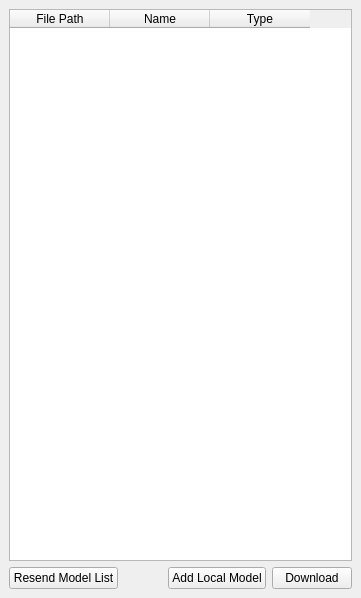
<?xml version="1.0" encoding="UTF-8"?>
<ui version="4.0">
 <class>MainWindow</class>
 <widget class="QMainWindow" name="MainWindow">
  <property name="geometry">
   <rect>
    <x>0</x>
    <y>0</y>
    <width>361</width>
    <height>598</height>
   </rect>
  </property>
  <property name="windowTitle">
   <string>Object Detector GUI</string>
  </property>
  <widget class="QWidget" name="centralwidget">
   <layout class="QVBoxLayout" name="verticalLayout">
    <item>
     <widget class="QTableWidget" name="modelsTableWidget">
      <property name="editTriggers">
       <set>QAbstractItemView::NoEditTriggers</set>
      </property>
      <property name="columnCount">
       <number>3</number>
      </property>
      <column>
       <property name="text">
        <string>File Path</string>
       </property>
      </column>
      <column>
       <property name="text">
        <string>Name</string>
       </property>
      </column>
      <column>
       <property name="text">
        <string>Type</string>
       </property>
      </column>
     </widget>
    </item>
    <item>
     <layout class="QHBoxLayout" name="horizontalLayout">
      <item>
       <widget class="QPushButton" name="resendModelsButton">
        <property name="toolTip">
         <string>Send the model directories in the above table view to the detection methods.</string>
        </property>
        <property name="text">
         <string>Resend Model List</string>
        </property>
       </widget>
      </item>
      <item>
       <spacer name="horizontalSpacer">
        <property name="orientation">
         <enum>Qt::Horizontal</enum>
        </property>
        <property name="sizeHint" stdset="0">
         <size>
          <width>40</width>
          <height>20</height>
         </size>
        </property>
       </spacer>
      </item>
      <item>
       <widget class="QPushButton" name="addLocalModelButton">
        <property name="toolTip">
         <string>Add an already downloaded model to the model list above.</string>
        </property>
        <property name="text">
         <string>Add Local Model</string>
        </property>
       </widget>
      </item>
      <item>
       <widget class="QPushButton" name="downloadModelButton">
        <property name="toolTip">
         <string>Query and download object models from RoboEarth.</string>
        </property>
        <property name="text">
         <string>Download</string>
        </property>
       </widget>
      </item>
     </layout>
    </item>
   </layout>
  </widget>
 </widget>
 <resources/>
 <connections/>
</ui>
